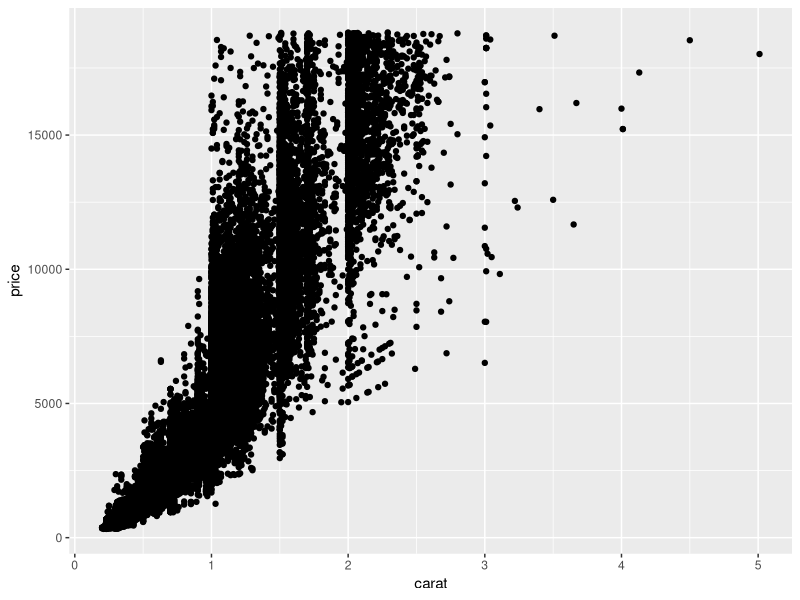
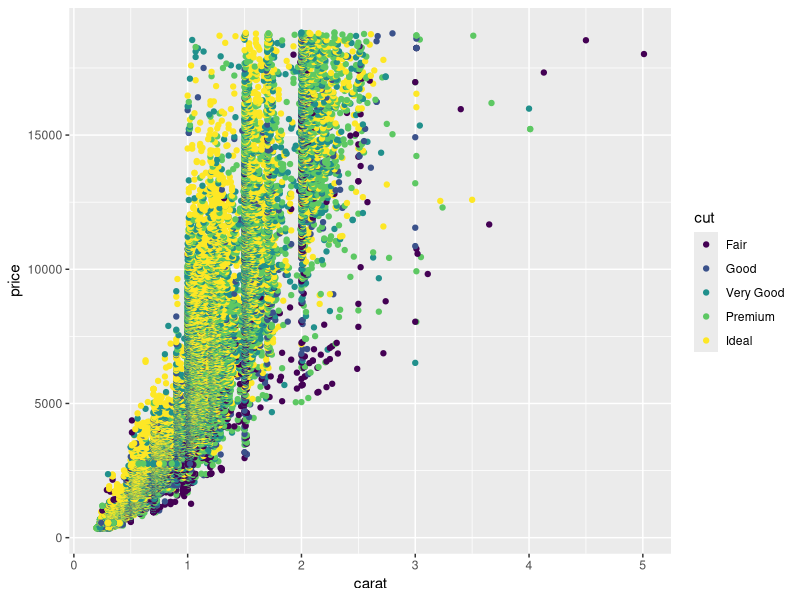
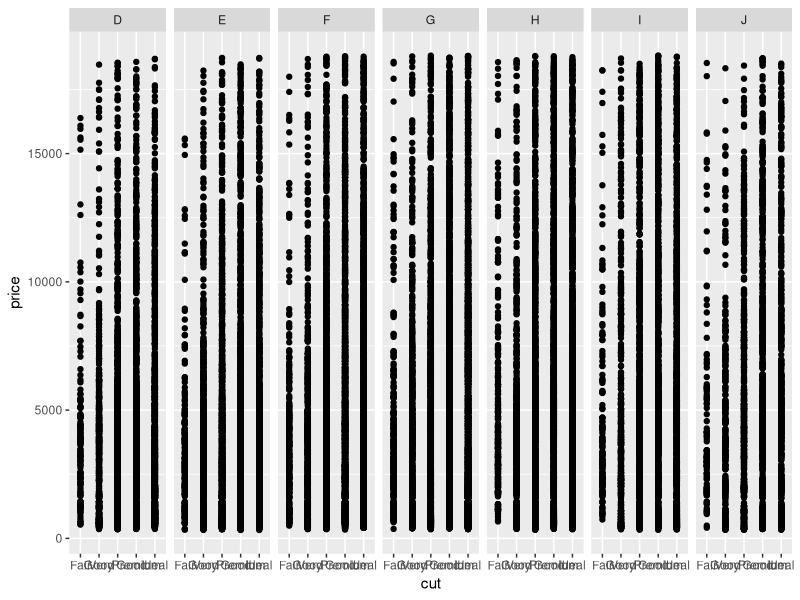

R code for these plots, in order: (Note: this script raises an error after producing the figures.)
library(tidyverse)
view(diamonds)
diamonddata <- diamonds
inventory <- read_csv("InventoryData.csv", 
                      col_types = cols(`Item SKU` = col_number()))
answer_1 <- nrow(diamonds)
answer_2 <- ncol(diamonds)
ggplot(data = diamonds, aes(x=carat, y=price)) + geom_point()
ggplot(data = diamonds, aes(x=carat, y=price, color=cut)) + geom_point()
ggplot(data = diamonds, aes(x=cut, y=price)) + geom_point() + facet_grid(.~color)
typeof(inventory$Supplier)
# 6 = Character
on_hand_mean <- mean(inventory$`On Hand`)
inventoryA <- inventory %>% filter(Supplier == 'A')
inventoryA = mutate(inventoryA, OnHandRatio = inventoryA$'On Hand'/inventoryA$'Annual Demand')
# Answer is B For Question 9

avg_cost <- inventoryA %>% 
  summarize(SKUAvgCost=mean(inventoryA$`Cost per Unit ($)`)) %>%
  group_by(inventoryA$`Item SKU`)
  